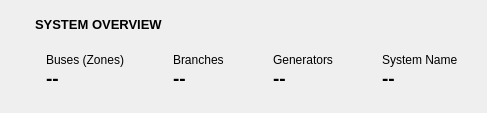
     <widget class="QFrame" name="frame_overview_load">
      <property name="sizePolicy">
       <sizepolicy hsizetype="Expanding" vsizetype="Maximum">
        <horstretch>0</horstretch>
        <verstretch>0</verstretch>
       </sizepolicy>
      </property>
      <property name="maximumSize">
       <size>
        <width>16777215</width>
        <height>180</height>
       </size>
      </property>
      <property name="frameShape">
       <enum>QFrame::NoFrame</enum>
      </property>
      <property name="frameShadow">
       <enum>QFrame::Raised</enum>
      </property>
      <property name="cardType" stdset="0">
       <string>tile</string>
      </property>
      <layout class="QVBoxLayout" name="verticalLayout_overview_load">
       <property name="spacing">
        <number>10</number>
       </property>
       <property name="leftMargin">
        <number>20</number>
       </property>
       <property name="topMargin">
        <number>14</number>
       </property>
       <property name="rightMargin">
        <number>20</number>
       </property>
       <property name="bottomMargin">
        <number>14</number>
       </property>
       <item>
        <layout class="QHBoxLayout" name="horizontalLayout_overview_title_load">
         <property name="spacing">
          <number>8</number>
         </property>
         <item>
          <widget class="QLabel" name="label_overview_icon_load">
           <property name="maximumSize">
            <size>
             <width>22</width>
             <height>22</height>
            </size>
           </property>
           <property name="text">
            <string/>
           </property>
           <property name="pixmap">
            <pixmap resource="../../../resources.qrc">:/icon/images/icons/cil-view-module.png</pixmap>
           </property>
           <property name="scaledContents">
            <bool>true</bool>
           </property>
          </widget>
         </item>
         <item>
          <widget class="QLabel" name="label_overview_title_load">
           <property name="font">
            <font>
             <family>Segoe UI</family>
             <pointsize>10</pointsize>
             <weight>75</weight>
             <bold>true</bold>
            </font>
           </property>
           <property name="text">
            <string>SYSTEM OVERVIEW</string>
           </property>
           <property name="textRole" stdset="0">
            <string>section</string>
           </property>
          </widget>
         </item>
         <item>
          <spacer name="horizontalSpacer_overview_title_load">
           <property name="orientation">
            <enum>Qt::Horizontal</enum>
           </property>
           <property name="sizeType">
            <enum>QSizePolicy::Expanding</enum>
           </property>
           <property name="sizeHint" stdset="0">
            <size>
             <width>40</width>
             <height>20</height>
            </size>
           </property>
          </spacer>
         </item>
        </layout>
       </item>
       <item>
        <layout class="QHBoxLayout" name="horizontalLayout_stats_load">
         <property name="spacing">
          <number>14</number>
         </property>
         <item>
          <widget class="QFrame" name="frame_tile_bus_load">
           <property name="frameShape">
            <enum>QFrame::NoFrame</enum>
           </property>
           <property name="frameShadow">
            <enum>QFrame::Raised</enum>
           </property>
           <property name="cardType" stdset="0">
            <string>tile</string>
           </property>
           <layout class="QHBoxLayout" name="horizontalLayout_tile_bus_load">
            <property name="spacing">
             <number>10</number>
            </property>
            <item>
             <widget class="QLabel" name="label_bus_icon_load">
              <property name="maximumSize">
               <size>
                <width>26</width>
                <height>26</height>
               </size>
              </property>
              <property name="text">
               <string/>
              </property>
              <property name="pixmap">
               <pixmap resource="../../../resources.qrc">:/icon/images/icons/cil-location-pin.png</pixmap>
              </property>
              <property name="scaledContents">
               <bool>true</bool>
              </property>
             </widget>
            </item>
            <item>
             <layout class="QVBoxLayout" name="verticalLayout_tile_bus_load">
              <property name="spacing">
               <number>0</number>
              </property>
              <item>
               <widget class="QLabel" name="label_bus_title_load">
                <property name="font">
                 <font>
                  <family>Segoe UI</family>
                  <pointsize>9</pointsize>
                 </font>
                </property>
                <property name="text">
                 <string>Buses (Zones)</string>
                </property>
                <property name="textRole" stdset="0">
                 <string>caption</string>
                </property>
               </widget>
              </item>
              <item>
               <widget class="QLabel" name="load_bus_label">
                <property name="font">
                 <font>
                  <family>Segoe UI</family>
                  <pointsize>14</pointsize>
                  <weight>75</weight>
                  <bold>true</bold>
                 </font>
                </property>
                <property name="text">
                 <string>--</string>
                </property>
                <property name="textRole" stdset="0">
                 <string>section</string>
                </property>
               </widget>
              </item>
             </layout>
            </item>
           </layout>
          </widget>
         </item>
         <item>
          <widget class="QFrame" name="frame_tile_line_load">
           <property name="frameShape">
            <enum>QFrame::NoFrame</enum>
           </property>
           <property name="frameShadow">
            <enum>QFrame::Raised</enum>
           </property>
           <property name="cardType" stdset="0">
            <string>tile</string>
           </property>
           <layout class="QHBoxLayout" name="horizontalLayout_tile_line_load">
            <property name="spacing">
             <number>10</number>
            </property>
            <item>
             <widget class="QLabel" name="label_line_icon_load">
              <property name="maximumSize">
               <size>
                <width>26</width>
                <height>26</height>
               </size>
              </property>
              <property name="text">
               <string/>
              </property>
              <property name="pixmap">
               <pixmap resource="../../../resources.qrc">:/icon/images/icons/cil-layers.png</pixmap>
              </property>
              <property name="scaledContents">
               <bool>true</bool>
              </property>
             </widget>
            </item>
            <item>
             <layout class="QVBoxLayout" name="verticalLayout_tile_line_load">
              <property name="spacing">
               <number>0</number>
              </property>
              <item>
               <widget class="QLabel" name="label_line_title_load">
                <property name="font">
                 <font>
                  <family>Segoe UI</family>
                  <pointsize>9</pointsize>
                 </font>
                </property>
                <property name="text">
                 <string>Branches</string>
                </property>
                <property name="textRole" stdset="0">
                 <string>caption</string>
                </property>
               </widget>
              </item>
              <item>
               <widget class="QLabel" name="load_line_label">
                <property name="font">
                 <font>
                  <family>Segoe UI</family>
                  <pointsize>14</pointsize>
                  <weight>75</weight>
                  <bold>true</bold>
                 </font>
                </property>
                <property name="text">
                 <string>--</string>
                </property>
                <property name="textRole" stdset="0">
                 <string>section</string>
                </property>
               </widget>
              </item>
             </layout>
            </item>
           </layout>
          </widget>
         </item>
         <item>
          <widget class="QFrame" name="frame_tile_gen_load">
           <property name="frameShape">
            <enum>QFrame::NoFrame</enum>
           </property>
           <property name="frameShadow">
            <enum>QFrame::Raised</enum>
           </property>
           <property name="cardType" stdset="0">
            <string>tile</string>
           </property>
           <layout class="QHBoxLayout" name="horizontalLayout_tile_gen_load">
            <property name="spacing">
             <number>10</number>
            </property>
            <item>
             <widget class="QLabel" name="label_gen_icon_load">
              <property name="maximumSize">
               <size>
                <width>26</width>
                <height>26</height>
               </size>
              </property>
              <property name="text">
               <string/>
              </property>
              <property name="pixmap">
               <pixmap resource="../../../resources.qrc">:/icon/images/icons/cil-lightbulb.png</pixmap>
              </property>
              <property name="scaledContents">
               <bool>true</bool>
              </property>
             </widget>
            </item>
            <item>
             <layout class="QVBoxLayout" name="verticalLayout_tile_gen_load">
              <property name="spacing">
               <number>0</number>
              </property>
              <item>
               <widget class="QLabel" name="label_gen_title_load">
                <property name="font">
                 <font>
                  <family>Segoe UI</family>
                  <pointsize>9</pointsize>
                 </font>
                </property>
                <property name="text">
                 <string>Generators</string>
                </property>
                <property name="textRole" stdset="0">
                 <string>caption</string>
                </property>
               </widget>
              </item>
              <item>
               <widget class="QLabel" name="load_gen_label">
                <property name="font">
                 <font>
                  <family>Segoe UI</family>
                  <pointsize>14</pointsize>
                  <weight>75</weight>
                  <bold>true</bold>
                 </font>
                </property>
                <property name="text">
                 <string>--</string>
                </property>
                <property name="textRole" stdset="0">
                 <string>section</string>
                </property>
               </widget>
              </item>
             </layout>
            </item>
           </layout>
          </widget>
         </item>
         <item>
          <widget class="QFrame" name="frame_tile_sys_load">
           <property name="frameShape">
            <enum>QFrame::NoFrame</enum>
           </property>
           <property name="frameShadow">
            <enum>QFrame::Raised</enum>
           </property>
           <property name="cardType" stdset="0">
            <string>tile</string>
           </property>
           <layout class="QHBoxLayout" name="horizontalLayout_tile_sys_load">
            <property name="spacing">
             <number>10</number>
            </property>
            <item>
             <widget class="QLabel" name="label_sys_icon_load">
              <property name="maximumSize">
               <size>
                <width>26</width>
                <height>26</height>
               </size>
              </property>
              <property name="text">
               <string/>
              </property>
              <property name="pixmap">
               <pixmap resource="../../../resources.qrc">:/icon/images/icons/cil-house.png</pixmap>
              </property>
              <property name="scaledContents">
               <bool>true</bool>
              </property>
             </widget>
            </item>
            <item>
             <layout class="QVBoxLayout" name="verticalLayout_tile_sys_load">
              <property name="spacing">
               <number>0</number>
              </property>
              <item>
               <widget class="QLabel" name="label_sys_title_load">
                <property name="font">
                 <font>
                  <family>Segoe UI</family>
                  <pointsize>9</pointsize>
                 </font>
                </property>
                <property name="text">
                 <string>System Name</string>
                </property>
                <property name="textRole" stdset="0">
                 <string>caption</string>
                </property>
               </widget>
              </item>
              <item>
               <widget class="QLabel" name="load_sys_label">
                <property name="font">
                 <font>
                  <family>Segoe UI</family>
                  <pointsize>14</pointsize>
                  <weight>75</weight>
                  <bold>true</bold>
                 </font>
                </property>
                <property name="text">
                 <string>--</string>
                </property>
                <property name="textRole" stdset="0">
                 <string>section</string>
                </property>
               </widget>
              </item>
             </layout>
            </item>
           </layout>
          </widget>
         </item>
        </layout>
       </item>
      </layout>
     </widget>
